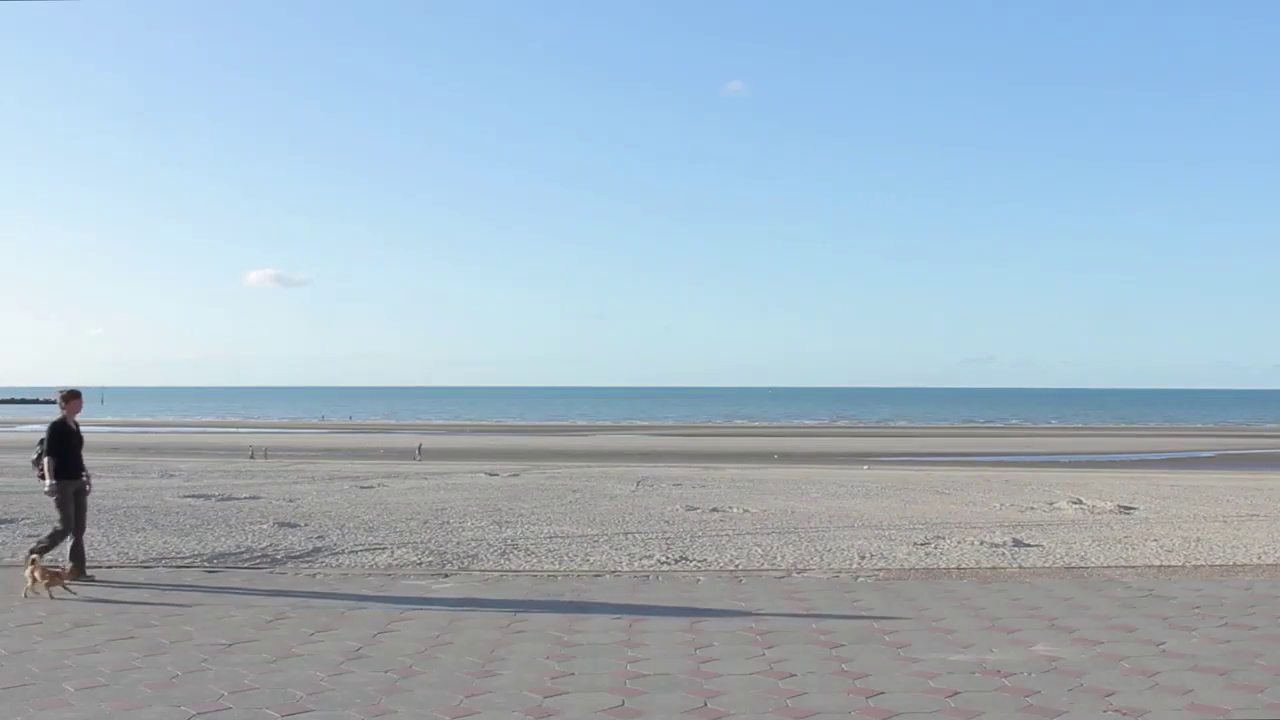
#> input picture frame 15 of test3.mp4, 1280 x 720 px
$ python socialdistancingtracker.py
#> lines starting #> are read from the running program, lines starting #| are printed output that depends on the picture; after the words box and inside, x2 and y2 are one past the last pixel; in counts of white or black regions, pixels touching at a corner belong together
import cv2
import numpy as np
import datetime
from matplotlib import pyplot as plt
hog = cv2.HOGDescriptor()
hog.setSVMDetector(cv2.HOGDescriptor_getDefaultPeopleDetector())
#img = cv2.imread('girl2.jpg')
cap = cv2.VideoCapture('test3.mp4')
line_length_prev = 0
line_length_curr = 0
fourcc = cv2.VideoWriter_fourcc(*'XVID')
out = cv2.VideoWriter('covid19.avi',fourcc,20.0,(1280,720))
while True:
    ret,img = cap.read()
#> img is the input picture: shape (720, 1280, 3); mean B, G, R 197.2, 182.6, 162.8
    try:
        boxes, weights = hog.detectMultiScale(img,winStride=(8,8))
#> boxes = [[12, 369, 112, 223]]; weights = [2.22]
    except:
        pass
    else:
        for (x, y, w, h) in boxes:
            if w > 110:
                cv2.rectangle(img, (x, y), (x+w, y+h),(0, 255, 0), 2)
                cv2.circle(img,(x+int(w/2),y+int(h/2)),3,(0,0,255),3)
#> this loop made 1 pass
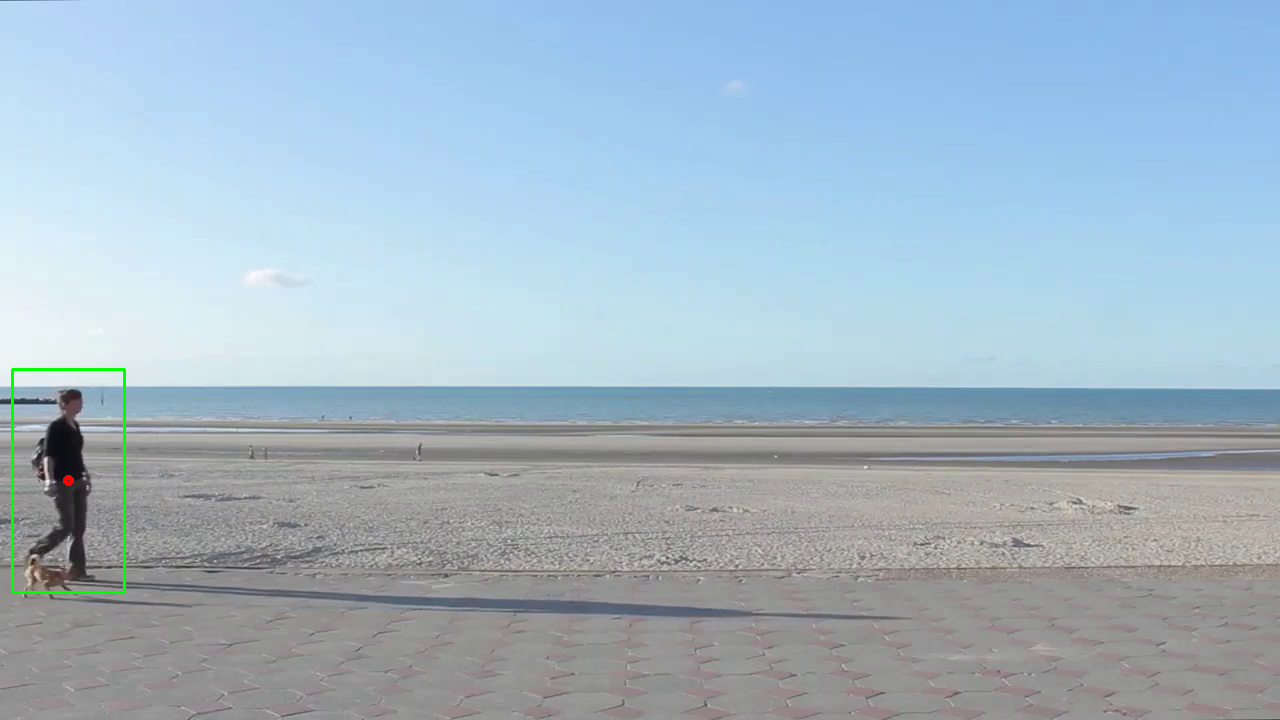
#> img: shape (720, 1280, 3); 0.23% of pixels changed, all inside (x1, y1, x2, y2) = (11, 368, 126, 594)
        if len(boxes)>1:
            x1,y1,w1,h1 = boxes[0]
            x2,y2,w2,h2 = boxes[1]

            if w1 > 110 and w2>110:
                line_length_prev = line_length_curr
                line_length_curr = int(((x1+(w1/2)-x2-(w2/2))**2 + (y1+(h1/2)-y2-(h2/2))**2)**0.5)
                if line_length_curr < line_length_prev/2:
                    continue
                cv2.line(img,(x1+int(w1/2),y1+int(h1/2)),(x2+int(w2/2),y2+int(h2/2)),(255,0,0),3)
                min = (h2, h1) [h1 < h2]
                max = (h1, h2) [h1 < h2]
                cv2.putText(img,"current distance between them : "+str(line_length_curr),(10,20),cv2.FONT_HERSHEY_SIMPLEX,1,(0,0,255),3)
                cv2.putText(img,'minor object height : '+str(min),(10,60),cv2.FONT_HERSHEY_SIMPLEX,1,(0,0,255),3)
                cv2.putText(img,'major object height : '+str(max),(10,100),cv2.FONT_HERSHEY_SIMPLEX,1,(0,0,255),3)
                if line_length_curr < max:
                    cv2.putText(img,'too close!!',(600,300),cv2.FONT_HERSHEY_SIMPLEX,2,(0,0,255),3)
    finally:
        if ret==True:
            cv2.imshow('frame',img)
            out.write(img)
    if cv2.waitKey(1)==27:
#> (key Esc is pressed here)
        break
cap.release()
out.release()
cv2.destroyAllWindows()

$ run again, starting later in the video
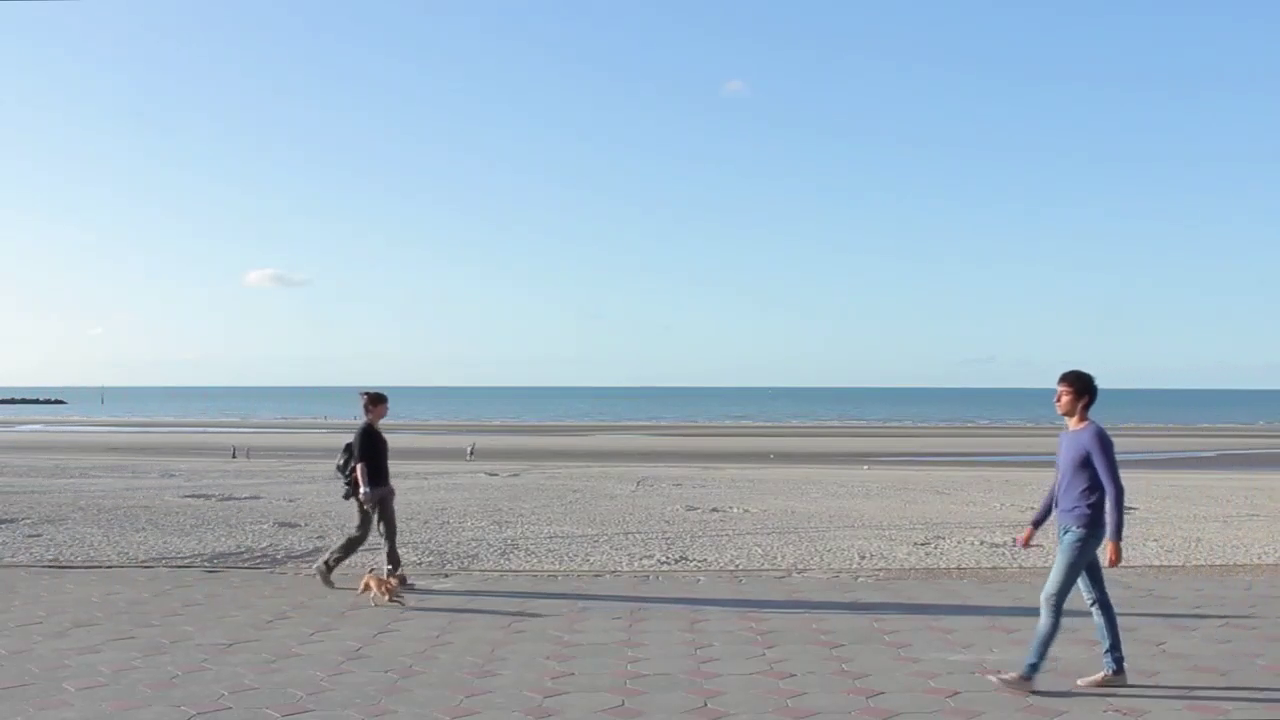
#> input picture frame 71 of test3.mp4, 1280 x 720 px
#> img is the input picture: shape (720, 1280, 3); mean B, G, R 196.4, 181.4, 161.6
#> boxes = [[311, 363, 129, 257], [999, 345, 162, 324]]; weights = [1.4, 1.79]
#> the loop `for (x, y, w, h) in boxes:` made 2 passes
#> after the loop `for (x, y, w, h) in boxes:`:
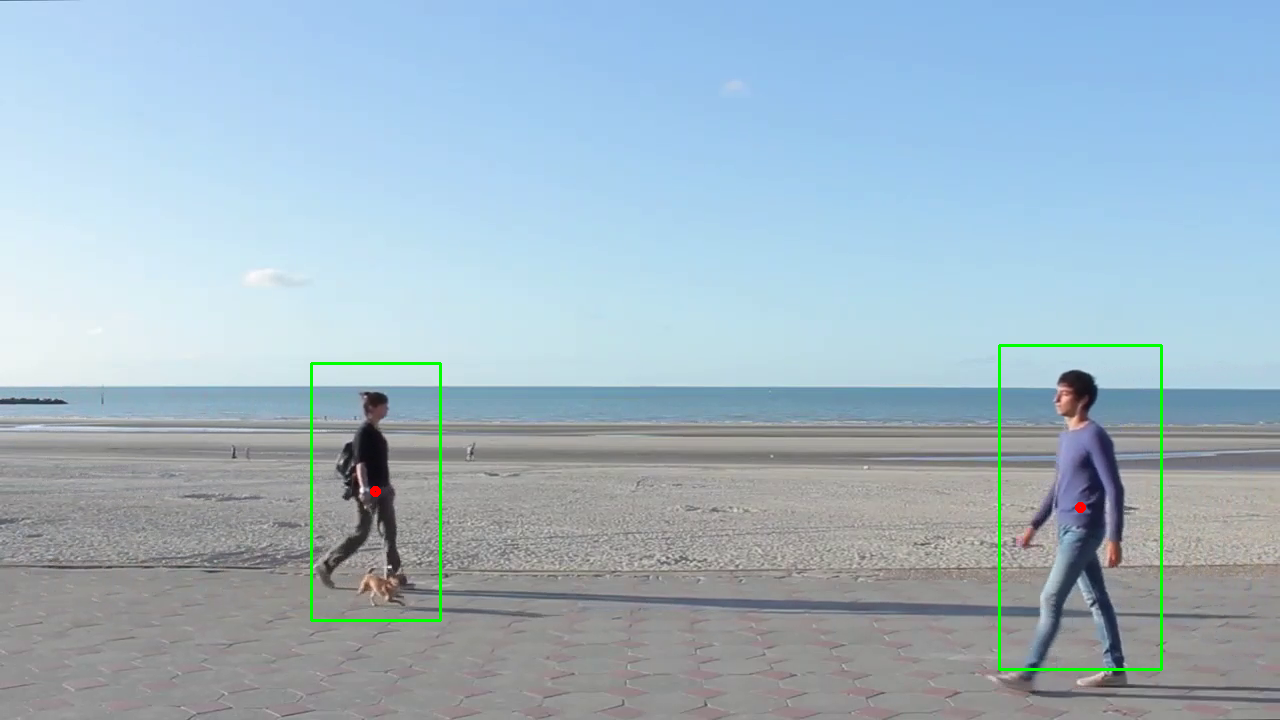
#> img: shape (720, 1280, 3); 0.59% of pixels changed, all inside (x1, y1, x2, y2) = (310, 344, 1163, 671)
#> x1 = 311; y1 = 363; w1 = 129; h1 = 257
#> x2 = 999; y2 = 345; w2 = 162; h2 = 324
#> line_length_curr = 704
#> min = 257
#> max = 324
#> `cv2.putText(img,'major object height : '+str(max),(10,100),cv2.FONT_HE..`:
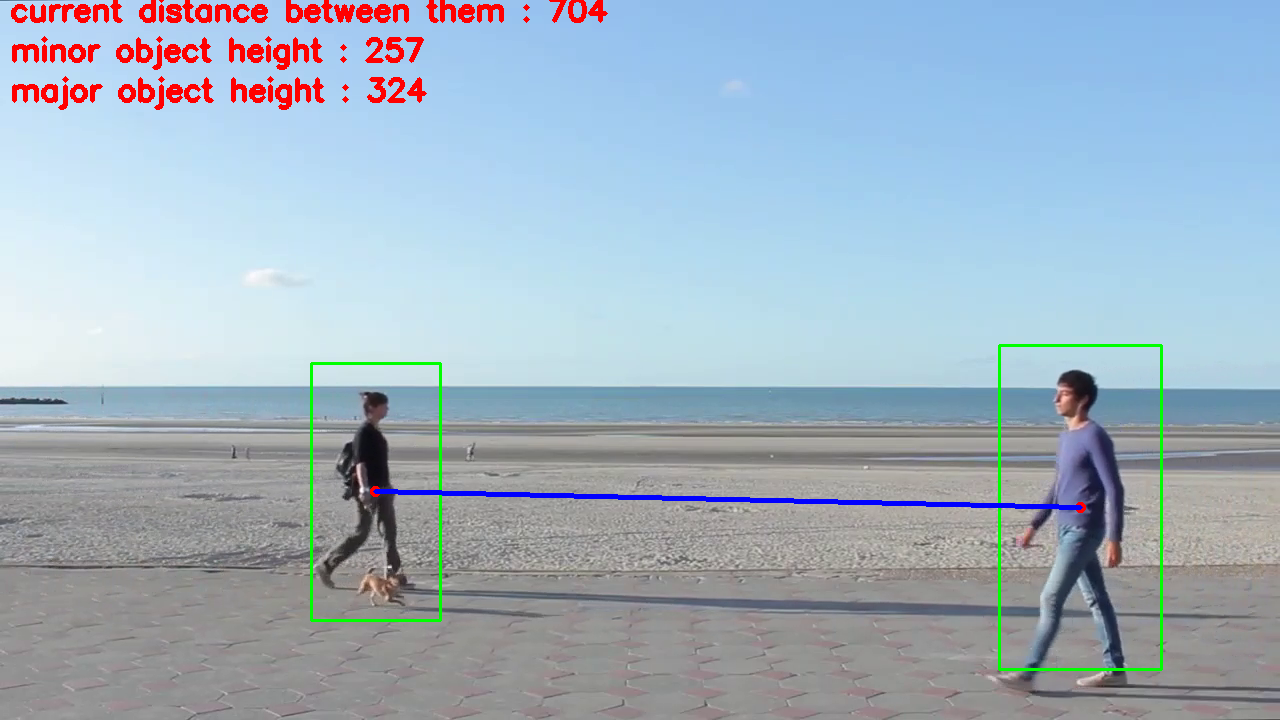
#> img: shape (720, 1280, 3); mean B, G, R 192, 178, 161.4
